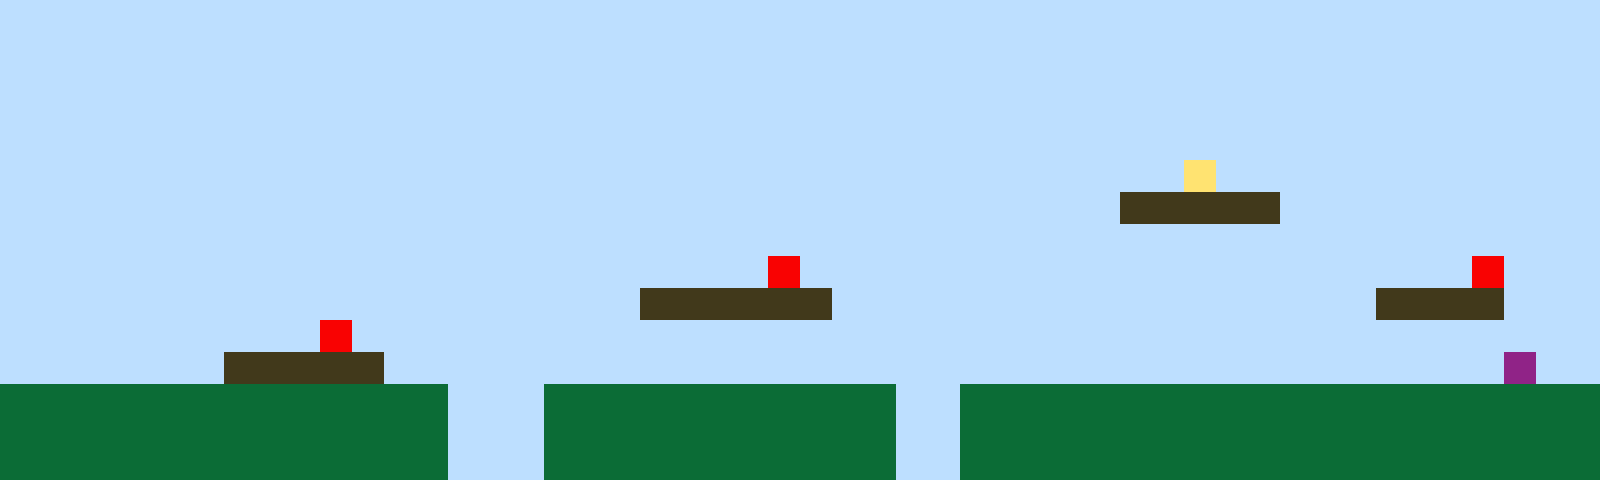

Tiled map render using the project's own tile images. Description and the whole map definition, tile-layer contents included, below:
An orthogonal 50x15 tile map with 32x32 px tiles, 1 tile layer (Tile Layer 1).

<map version="1.10" tiledversion="1.11.2" orientation="orthogonal" renderorder="right-up" width="50" height="15" tilewidth="32" tileheight="32" infinite="0" nextlayerid="2" nextobjectid="1"><editorsettings><export target="map1.csv" format="csv" /></editorsettings><tileset firstgid="1" name="sprites" tilewidth="32" tileheight="32" tilecount="6" columns="3"><image source="sprites.png" width="96" height="64" /></tileset><layer id="1" name="Tile Layer 1" width="50" height="15"><data encoding="csv">1,1,1,1,1,1,1,1,1,1,1,1,1,1,1,1,1,1,1,1,1,1,1,1,1,1,1,1,1,1,1,1,1,1,1,1,1,1,1,1,1,1,1,1,1,1,1,1,1,1,1,1,1,1,1,1,1,1,1,1,1,1,1,1,1,1,1,1,1,1,1,1,1,1,1,1,1,1,1,1,1,1,1,1,1,1,1,1,1,1,1,1,1,1,1,1,1,1,1,1,1,1,1,1,1,1,1,1,1,1,1,1,1,1,1,1,1,1,1,1,1,1,1,1,1,1,1,1,1,1,1,1,1,1,1,1,1,1,1,1,1,1,1,1,1,1,1,1,1,1,1,1,1,1,1,1,1,1,1,1,1,1,1,1,1,1,1,1,1,1,1,1,1,1,1,1,1,1,1,1,1,1,1,1,1,1,1,1,1,1,1,1,1,1,1,1,1,1,1,1,1,1,1,1,1,1,1,1,1,1,1,1,1,1,1,1,1,1,1,1,1,1,1,1,1,1,1,1,1,1,1,1,1,1,1,1,1,1,1,1,1,1,1,1,1,1,1,1,1,1,1,1,1,1,1,1,1,1,1,1,1,1,1,1,1,1,1,1,1,1,1,1,1,1,1,1,1,1,1,1,1,1,1,1,1,1,1,4,1,1,1,1,1,1,1,1,1,1,1,1,1,1,1,1,1,1,1,1,1,1,1,1,1,1,1,1,1,1,1,1,1,1,1,1,1,1,1,1,1,1,1,1,1,1,1,3,3,3,3,3,1,1,1,1,1,1,1,1,1,1,1,1,1,1,1,1,1,1,1,1,1,1,1,1,1,1,1,1,1,1,1,1,1,1,1,1,1,1,1,1,1,1,1,1,1,1,1,1,1,1,1,1,1,1,1,1,1,1,1,1,1,1,1,1,1,1,1,1,1,1,1,1,1,1,1,1,1,1,1,1,1,1,1,1,5,1,1,1,1,1,1,1,1,1,1,1,1,1,1,1,1,1,1,1,1,1,5,1,1,1,1,1,1,1,1,1,1,1,1,1,1,1,1,1,1,1,1,1,1,1,3,3,3,3,3,3,1,1,1,1,1,1,1,1,1,1,1,1,1,1,1,1,1,3,3,3,3,1,1,1,1,1,1,1,1,1,1,1,1,1,5,1,1,1,1,1,1,1,1,1,1,1,1,1,1,1,1,1,1,1,1,1,1,1,1,1,1,1,1,1,1,1,1,1,1,1,1,1,1,1,1,1,1,1,1,1,1,3,3,3,3,3,1,1,1,1,1,1,1,1,1,1,1,1,1,1,1,1,1,1,1,1,1,1,1,1,1,1,1,1,1,1,1,1,1,1,1,6,1,1,2,2,2,2,2,2,2,2,2,2,2,2,2,2,1,1,1,2,2,2,2,2,2,2,2,2,2,2,1,1,2,2,2,2,2,2,2,2,2,2,2,2,2,2,2,2,2,2,2,2,2,2,2,2,2,2,2,2,2,2,2,2,2,2,1,1,1,2,2,2,2,2,2,2,2,2,2,2,1,1,2,2,2,2,2,2,2,2,2,2,2,2,2,2,2,2,2,2,2,2,2,2,2,2,2,2,2,2,2,2,2,2,2,2,1,1,1,2,2,2,2,2,2,2,2,2,2,2,1,1,2,2,2,2,2,2,2,2,2,2,2,2,2,2,2,2,2,2,2,2</data></layer></map>
